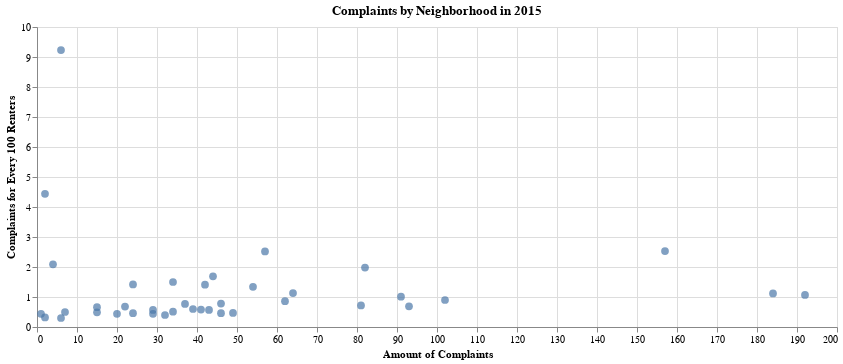

Notebook source saved alongside this figure:
### Code cell
alt.Chart(complaints_by_renters_2015).mark_circle(size=60).encode(
    x=alt.X('petition_id',title='Amount of Complaints'),
    y=alt.Y('rate',title='Complaints for Every 100 Renters'),
    tooltip=['neighborhoods', 'rate', 'petition_id']
).properties(
    title='Complaints by Neighborhood in 2015',
    width=800,
    height=300
).interactive()

### Figure 1 — Vega-Lite specification as saved in the notebook (floating-point values rounded to 4 significant figures)
{"config": {"view": {"continuousWidth": 400, "continuousHeight": 300}}, "data": {"name": "data-b93274030be03e5dcda889cf6a4b534f"}, "mark": {"type": "circle", "size": 60}, "encoding": {"tooltip": [{"field": "neighborhoods", "type": "nominal"}, {"field": "rate", "type": "quantitative"}, {"field": "petition_id", "type": "quantitative"}], "x": {"field": "petition_id", "title": "Amount of Complaints", "type": "quantitative"}, "y": {"field": "rate", "title": "Complaints for Every 100 Renters", "type": "quantitative"}}, "height": 300, "selection": {"selector002": {"type": "interval", "bind": "scales", "encodings": ["x", "y"]}}, "title": "Complaints by Neighborhood in 2015", "width": 800, "$schema": "https://vega.github.io/schema/vega-lite/v4.17.0.json", "datasets": {"data-b93274030be03e5dcda889cf6a4b534f": [{"neighborhoods": "Bayview Hunters Point", "renter": 5672, "petition_id": 64, "rate": 1.13}, {"neighborhoods": "Bernal Heights", "renter": 4020, "petition_id": 54, "rate": 1.34}, {"neighborhoods": "Castro/Upper Market", "renter": 6539, "petition_id": 39, "rate": 0.6}, {"neighborhoods": "Chinatown", "renter": 6204, "petition_id": 157, "rate": 2.53}, {"neighborhoods": "Excelsior", "renter": 4135, "petition_id": 82, "rate": 1.98}, {"neighborhoods": "Financial District/South Beach", "renter": 6640, "petition_id": 29, "rate": 0.44}, {"neighborhoods": "Glen Park", "renter": 1402, "petition_id": 7, "rate": 0.5}, {"neighborhoods": "Golden Gate Park", "renter": 65, "petition_id": 6, "rate": 9.23}, {"neighborhoods": "Haight Ashbury", "renter": 5891, "petition_id": 46, "rate": 0.78}, {"neighborhoods": "Hayes Valley", "renter": 7239, "petition_id": 62, "rate": 0.86}, {"neighborhoods": "Inner Richmond", "renter": 6634, "petition_id": 34, "rate": 0.51}, {"neighborhoods": "Inner Sunset", "renter": 7091, "petition_id": 41, "rate": 0.58}, {"neighborhoods": "Japantown", "renter": 1997, "petition_id": 6, "rate": 0.3}, {"neighborhoods": "Lakeshore", "renter": 4581, "petition_id": 20, "rate": 0.44}, {"neighborhoods": "Lincoln Park", "renter": 45, "petition_id": 2, "rate": 4.44}, {"neighborhoods": "Lone Mountain/USF", "renter": 4825, "petition_id": 37, "rate": 0.77}, {"neighborhoods": "Marina", "renter": 10509, "petition_id": 49, "rate": 0.47}, {"neighborhoods": "McLaren Park", "renter": 191, "petition_id": 4, "rate": 2.09}, {"neighborhoods": "Mission", "renter": 17973, "petition_id": 192, "rate": 1.07}, {"neighborhoods": "Nob Hill", "renter": 13431, "petition_id": 93, "rate": 0.69}, {"neighborhoods": "Noe Valley", "renter": 5219, "petition_id": 24, "rate": 0.46}, {"neighborhoods": "North Beach", "renter": 5101, "petition_id": 29, "rate": 0.57}, {"neighborhoods": "Oceanview/Merced/Ingleside", "renter": 2607, "petition_id": 44, "rate": 1.69}, {"neighborhoods": "Outer Mission", "renter": 2263, "petition_id": 57, "rate": 2.52}, {"neighborhoods": "Outer Richmond", "renter": 11326, "petition_id": 81, "rate": 0.72}, {"neighborhoods": "Pacific Heights", "renter": 9987, "petition_id": 46, "rate": 0.46}, {"neighborhoods": "Portola", "renter": 1696, "petition_id": 24, "rate": 1.42}, {"neighborhoods": "Potrero Hill", "renter": 3218, "petition_id": 22, "rate": 0.68}, {"neighborhoods": "Presidio Heights", "renter": 3044, "petition_id": 15, "rate": 0.49}, {"neighborhoods": "Russian Hill", "renter": 7580, "petition_id": 43, "rate": 0.57}, {"neighborhoods": "Seacliff", "renter": 229, "petition_id": 1, "rate": 0.44}, {"neighborhoods": "South of Market", "renter": 7927, "petition_id": 32, "rate": 0.4}, {"neighborhoods": "Sunset/Parkside", "renter": 11288, "petition_id": 102, "rate": 0.9}, {"neighborhoods": "Tenderloin", "renter": 16484, "petition_id": 184, "rate": 1.12}, {"neighborhoods": "Treasure Island", "renter": 624, "petition_id": 2, "rate": 0.32}, {"neighborhoods": "Twin Peaks", "renter": 2275, "petition_id": 15, "rate": 0.66}, {"neighborhoods": "Visitacion Valley", "renter": 2265, "petition_id": 34, "rate": 1.5}, {"neighborhoods": "West of Twin Peaks", "renter": 2972, "petition_id": 42, "rate": 1.41}, {"neighborhoods": "Western Addition", "renter": 9015, "petition_id": 91, "rate": 1.01}]}}
